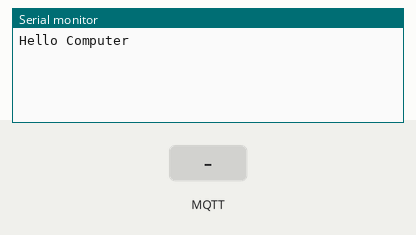
Simulated run of this sketch. Board: Arduino Uno, built with avr-gcc and run on an emulated ATmega328P. Shown: the last lines printed to the serial monitor. The test bench sets the inputs (shaded band). No MQTT or app messages arrive unless stated.

Above: at 3.3 s.
3.4 s: MQTT message "1" arrives on the first subscribed topic
At 4.1 s:
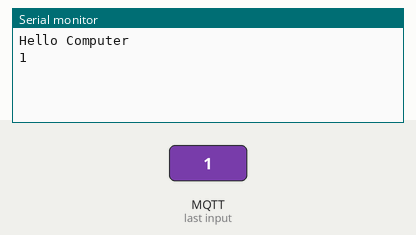
5.0 s: MQTT message "on" arrives on the first subscribed topic
At 6.2 s:
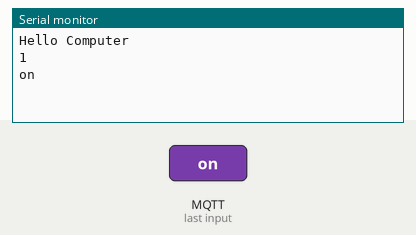
6.5 s: MQTT message "off" arrives on the first subscribed topic
At 7.7 s:
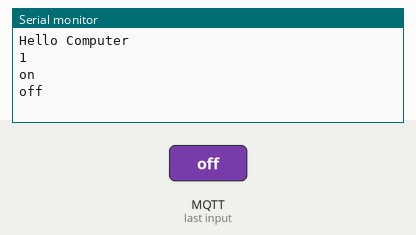

Measured:
- after the input at 3.4 s, the serial monitor: prints a new line after 0.11 s (image 1)
- after the input at 5.0 s, the serial monitor: prints a new line at once (image 2)
- after the input at 6.5 s, the serial monitor: prints a new line at once (image 3)

The sketch:

ConnectDevice.ino
```cpp
#include "EspMQTTClient.h"

EspMQTTClient client(
  "network",
  "dan1sw1network",
  "45.147.177.9",  // MQTT Broker server ip
  "MQTTUsername",   // Can be omitted if not needed
  "MQTTPassword",   // Can be omitted if not needed
  "TestClient",     // Client name that uniquely identify your device
  1883              // The MQTT port, default to 1883. this line can be omitted
);

void setup()
{
  Serial.begin(9600);
  Serial.println("Hello Computer");

  // Optional functionalities of EspMQTTClient
  client.enableDebuggingMessages(); // Enable debugging messages sent to serial output
  client.enableHTTPWebUpdater(); // Enable the web updater. User and password default to values of MQTTUsername and MQTTPassword. These can be overridded with enableHTTPWebUpdater("user", "password").
  client.enableOTA(); // Enable OTA (Over The Air) updates. Password defaults to MQTTPassword. Port is the default OTA port. Can be overridden with enableOTA("password", port).
  client.enableLastWillMessage("TestClient/lastwill", "I am going offline");  // You can activate the retain flag by setting the third parameter to true
}

// This function is called once everything is connected (Wifi and MQTT)
// WARNING : YOU MUST IMPLEMENT IT IF YOU USE EspMQTTClient
void onConnectionEstablished()
{
  // Subscribe to "temperature" and display received message to Serial
  client.subscribe("temperature_result", [](const String & payload) {
    Serial.println(payload);
  });

  // Subscribe to "mytopic/wildcardtest/#" and display received message to Serial
  /*client.subscribe("temperature_result", [](const String & topic, const String & payload) {
    Serial.println("(From wildcard) topic: " + topic + ", payload: " + payload);
  });*/

  // Отправка сообщения на сервер
  client.publish("temperature", "This is a message"); // You can activate the retain flag by setting the third parameter to true

  // Выполнение инструкции после определённого времени
  client.executeDelayed(5 * 1000, []() {
    client.publish("temperature", "This is a message sent 5 seconds later");
  });
}

void loop()
{
  delay(500);
  client.loop();
  client.publish("temperature", "This is a message in loop");
}
```
